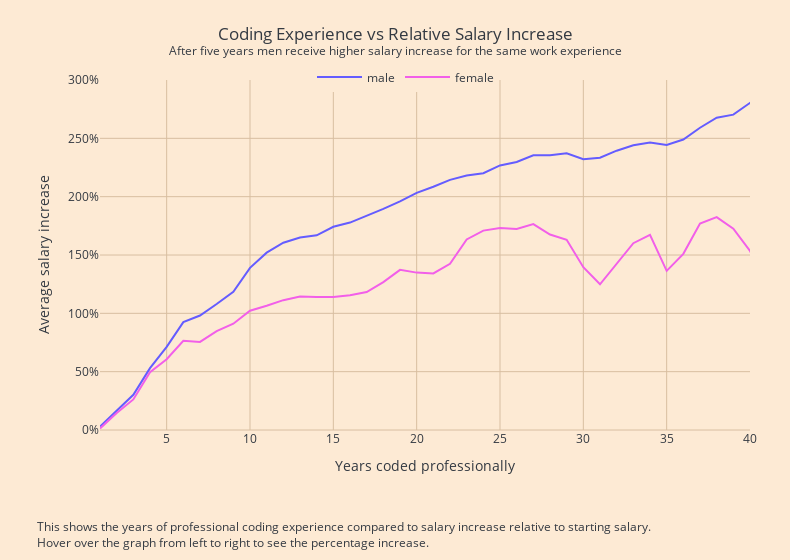

Notebook code cell kept with this figure:
### Code cell
fig = px.line(
    smoothed_avg,
    x="YearsCodePro",
    y='Salary',
    color='Gender',
    color_discrete_map={
        'male': '#645cff',
        'female': '#f25fe9'
    },
    range_x=[1, 40],
    range_y=[0, 3],
)

fig.update_layout(
    xaxis_title="Years coded professionally",
    yaxis_title="Average salary increase",
    title='Coding Experience vs Relative Salary Increase<br><sup>After five years men receive higher salary increase for the same work experience</sup>',
    yaxis_tickformat='.0%'
)

fig.update_layout(
    hovermode="x",
    hoverlabel={'font_color': 'white', 'bordercolor': 'white'},
    legend={
        'title': '',
        'orientation': 'h',
        'xanchor': 'center',
        'yanchor': 'top',
        'x': 0.47,
        'y': 1.05,
        'itemwidth': 45
    },
    margin={'t': 80, 'r': 40, 'b': 130, 'l': 100},
    width=790,
)

# Add caption
fig.add_annotation(x=-0.1, y=-0.35,
                   showarrow=False,
                   xref='paper', yref='paper',
                   xanchor='left', yanchor='bottom',
                   align='left',
                   text='This shows the years of professional coding experience compared to salary increase relative to starting salary.<br>' +
                        'Hover over the graph from left to right to see the percentage increase.')

for trace in fig.data:
    trace.hovertemplate = '<br>Salary increase: %{y}<extra></extra>'

fig.show()

### Figure 1 — Plotly figure (JSON) as saved in the notebook; plotly's stock layout.template omitted (floating-point values rounded to 4 significant figures)
{"data": [{"hovertemplate": "<br>Salary increase: %{y}<extra></extra>", "legendgroup": "male", "line": {"color": "#645cff", "dash": "solid"}, "marker": {"symbol": "circle"}, "mode": "lines", "name": "male", "orientation": "v", "showlegend": true, "type": "scatter", "x": [1, 2, 3, 4, 5, 6, 7, 8, 9, 10, 11, 12, 13, 14, 15, 16, 17, 18, 19, 20, 21, 22, 23, 24, 25, 26, 27, 28, 29, 30, 31, 32, 33, 34, 35, 36, 37, 38, 39, 40, 41, 42, 43, 44, 45, 46, 47, 48, 49], "xaxis": "x", "y": [0.029, 0.164, 0.302, 0.53, 0.712, 0.925, 0.981, 1.08, 1.185, 1.39, 1.52, 1.605, 1.65, 1.669, 1.742, 1.778, 1.836, 1.895, 1.959, 2.033, 2.085, 2.144, 2.182, 2.201, 2.268, 2.297, 2.355, 2.356, 2.372, 2.321, 2.334, 2.394, 2.44, 2.465, 2.444, 2.49, 2.591, 2.677, 2.703, 2.804, 2.69, 2.654, 2.552, 2.638, 2.673, 2.553, 2.529, 2.54, 2.268], "yaxis": "y"}, {"hovertemplate": "<br>Salary increase: %{y}<extra></extra>", "legendgroup": "female", "line": {"color": "#f25fe9", "dash": "solid"}, "marker": {"symbol": "circle"}, "mode": "lines", "name": "female", "orientation": "v", "showlegend": true, "type": "scatter", "x": [1, 2, 3, 4, 5, 6, 7, 8, 9, 10, 11, 12, 13, 14, 15, 16, 17, 18, 19, 20, 21, 22, 23, 24, 25, 26, 27, 28, 29, 30, 31, 32, 33, 34, 35, 36, 37, 38, 39, 40, 41, 42, 43, 44, 45, 46, 47], "xaxis": "x", "y": [0.013, 0.146, 0.262, 0.496, 0.607, 0.765, 0.755, 0.847, 0.911, 1.022, 1.065, 1.113, 1.145, 1.139, 1.141, 1.155, 1.182, 1.268, 1.373, 1.349, 1.342, 1.425, 1.633, 1.709, 1.731, 1.723, 1.765, 1.675, 1.631, 1.395, 1.249, 1.426, 1.601, 1.672, 1.364, 1.51, 1.769, 1.825, 1.725, 1.536, 1.231, 1.381, 1.304, 1.97, 1.407, 0.605, 0.801], "yaxis": "y"}], "layout": {"annotations": [{"align": "left", "showarrow": false, "text": "This shows the years of professional coding experience compared to salary increase relative to starting salary.<br>Hover over the graph from left to right to see the percentage increase.", "x": -0.1, "xanchor": "left", "xref": "paper", "y": -0.35, "yanchor": "bottom", "yref": "paper"}], "hoverlabel": {"bordercolor": "white", "font": {"color": "white"}}, "hovermode": "x", "legend": {"itemwidth": 45, "orientation": "h", "title": {"text": ""}, "tracegroupgap": 0, "x": 0.47, "xanchor": "center", "y": 1.05, "yanchor": "top"}, "margin": {"b": 130, "l": 100, "r": 40, "t": 80}, "title": {"text": "Coding Experience vs Relative Salary Increase<br><sup>After five years men receive higher salary increase for the same work experience</sup>"}, "width": 790, "xaxis": {"anchor": "y", "domain": [0, 1], "range": [1, 40], "title": {"text": "Years coded professionally"}}, "yaxis": {"anchor": "x", "domain": [0, 1], "range": [0, 3], "tickformat": ".0%", "title": {"text": "Average salary increase"}}}}
